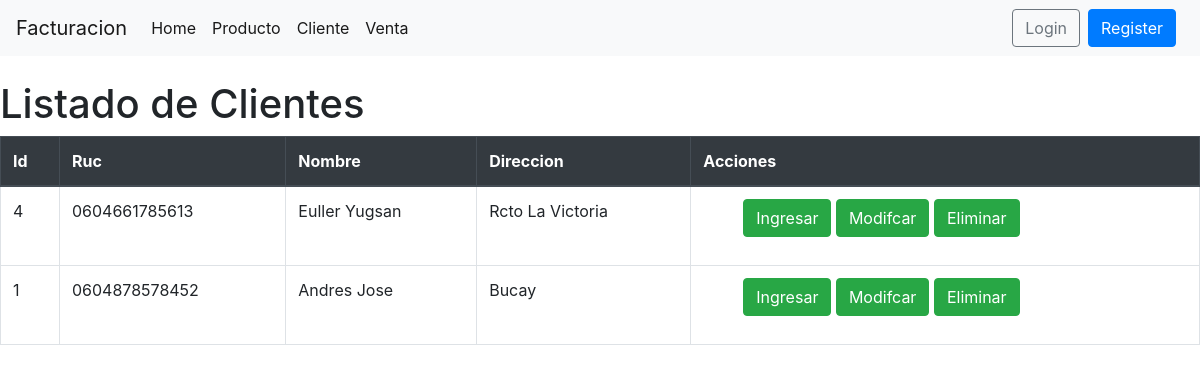
The page /listarcliente/ on the database its author committed.
### Facturacion/models.py (models this page shows, shortened)
class Cliente(models.Model):
    ruc = models.CharField(max_length=13)
    nombre = models.CharField(max_length=300)
    direccion = models.TextField(blank=True, null=True)
    producto = models.ManyToManyField(Producto)
    prueba = models.BooleanField(default=True)
    creacion = models.DateTimeField(
        auto_now_add=True, verbose_name="Fecha Creacion")
    modificacion = models.DateTimeField(
        auto_now=True, verbose_name="Fecha Modificacion")
    class Meta:
        verbose_name = 'Cliente'
        verbose_name_plural = 'Clientes'
        ordering = ["-creacion"]

### Facturacion/views.py (the view)
# urls.py: path('listarcliente/', listarCliente, name='listarcliente'),
def listarCliente(request):
    cliente = Cliente.objects.all()
    opciones = {'Menu': 'Menu Principal',
                'Producto': 'Productos', 'Cliente': 'Clientes','Venta':'Ventas','clientes':cliente}
    return render(request, 'listar_cliente.html', opciones)

### templates/listar_cliente.html (shortened to what this page needs)
<!DOCTYPE html>
<html lang="en">
<head>
    {% load static %}
    <link href="{% static 'bootstrap/css/bootstrap.min.css' %}" rel="stylesheet">
</head>
<body>
 <nav class="navbar navbar-expand-lg navbar-light bg-light mb-4">
    <a class="navbar-brand" href="#">Facturacion</a>
    <div class="collapse navbar-collapse" id="navbarSupportedContent">
        <ul class="navbar-nav mr-auto">
        <li class="nav-item active">
            <a href='/' class="nav-link" >Home <span class="sr-only">(current)</span></a>
        </li>
        <li class="nav-item active">
            <a class="nav-link" href='/listarproducto'>Producto <span class="sr-only">(current)</span></a>
        </li>
        <li class="nav-item active">
            <a class="nav-link" href='/listarcliente'>Cliente <span class="sr-only">(current)</span></a>
        </li>
        <li class="nav-item active">
            <a class="nav-link" href='/listarfactura'>Venta <span class="sr-only">(current)</span></a>
        </li>
        </ul>
        {% if user.is_authenticated %}
        <ul class="navbar-nav">
            <li class="nav-item dropdown">
            <a class="nav-link dropdown-toggle" href="#" id="navbarDropdown" role="button" data-toggle="dropdown" aria-haspopup="true" aria-expanded="false">
                {{user.username}}
            </a>
            <div class="dropdown-menu" aria-labelledby="navbarDropdown">
                <a class="dropdown-item" href="#">My Tasks</a>
                <div class="dropdown-divider"></div>
                <a class="dropdown-item" href="#">Logout</a>
            </div>
            </li>
        </ul>
        <form class="form-inline my-2 my-lg-0"  action="#" method='GET'>
            <input class="form-control mr-sm-2" type="search" name='q' aria-label="Search" placeholder='Search' value={{request.GET.q}}  >
            <button class="btn btn-outline-success my-2 my-sm-0" type="submit">Search</button>
        </form>
        {% else %}
        <a class="btn btn-outline-secondary" href="#">Login</a>
        <a class="btn btn-primary ml-2 mr-2" href="#">Register</a>
        {% endif %}
    </div>
    </nav>
    <h1>Listado de {{Cliente}}</h1>
    <table class="table table-bordered">
        <thead class="thead-dark" >
            <tr>
                <th  >Id</th>
                <th>Ruc</th>
                <th>Nombre</th>
                <th>Direccion</th>
                <th>Acciones</th>
            </tr>
        </thead>
        <body>
            {% for cliente in clientes %}
            <tr>
                <td>{{ cliente.id }}</td>
                <td>{{ cliente.ruc }}</td>
                <td>{{ cliente.nombre }}</td>
                <td>{{ cliente.direccion}}</td>
                <td>
                    <ul>
                        <l1><a class="btn btn-success" href="{% url 'cliente' %}">Ingresar</a></l1>
                        <l1><a class="btn btn-success" href="{% url 'editarcliente' cliente.id %}">Modifcar</a></l1>
                        <l1><a class="btn btn-success" href="{% url 'eliminarcliente' cliente.id %}">Eliminar</a></l1>
                    </ul>
                </td>
            </tr>
            {% endfor %}
        </body>
    </table>
</body>
</html>

### rows shown on the page
Cliente: id "4", ruc "0604661785613", nombre "Euller Yugsan", direccion "Rcto La Victoria"
Cliente: id "1", ruc "0604878578452", nombre "Andres Jose", direccion "Bucay"

### other values the page prints
{{ Cliente }} "Clientes"
